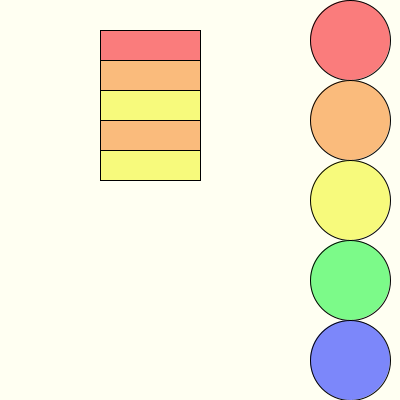
Frame 1 (no input)
Frame 60 (the mouse pressed at the canvas centre just before this capture): identical to frame 1, image omitted
Frame 120 (the mouse held since frame 60 and released just before this capture): identical to frame 1, image omitted

The Processing sketch that drew this single still picture (run headless with seeded random() and noise(); from frame 60 on, the mouse is pressed at the canvas centre):

// Processing sketch: week11_4_2_mad_cooking_mouse_select_food
// ── week11_4_2_mad_cooking_mouse_select_food.pde
//step02-2_瘋狂做菜_5種料理放不同的素材,有食譜,要照順序做菜
//Step01: 食譜, 畫出食譜 (陣列,順序/色彩、答案)
//Step02: 畫出食材的盤子
//Step03: 用drag的方法,把右方的食物,拖到下方的料理區
void setup(){
  size(400,400);
}
int []book={0,1,2,1,2};
color[]bookC={#FA7C7C, #FABB7C, #F7FA7C, #7CFA89, #7C87FA};
void draw(){
  background(#FFFFF2);
  for(int i=0; i<5; i++){
    int c = book[i];
    fill( bookC [c] );
    rect(100, 30+i*30, 100,30);
  }
  draw_material_dish();//masterial材料
}
void draw_material_dish(){
  for(int i=0; i<5; i++){
    int c = i;
    fill( bookC[c] );
    ellipse( 350, 40+80*i, 80, 80);
  }
}
